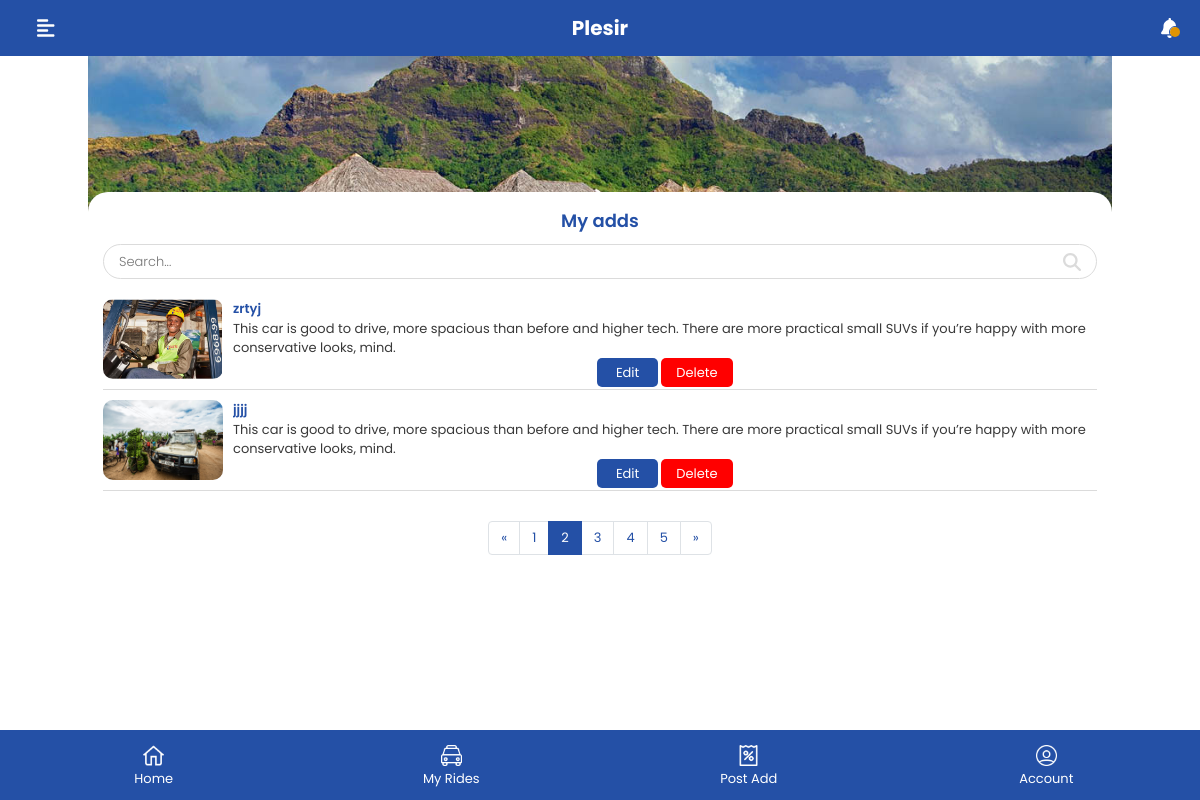
Page /myadds.php (signed in) on the committed database.
### tables this page shows
CREATE TABLE `addverts` (
  `Add_id` varchar(100) NOT NULL,
  `branda_Name` varchar(1000) NOT NULL,
  `No_passangers` varchar(100) NOT NULL,
  `Self_drive` varchar(100) NOT NULL,
  `email` varchar(100) NOT NULL,
  `date_rec` text NOT NULL,
  `image` text NOT NULL,
  `price` varchar(100) NOT NULL,
  `location` varchar(1000) NOT NULL,
  `Description` text NOT NULL
);

### configs/functions.php (called while the page is built, shortened)
<?php
  function get_image($Add_id){
	require "database.php";
    $sumAmount ="SELECT path FROM display WHERE Add_id = '$Add_id' LIMIT 1";
    $result = $mysqli->query($sumAmount) or die ($mysqli->error.__LINE__);
    $row = mysqli_fetch_assoc($result);
   return $row['path'];
  }
    ?>

### myadds.php (the view, shortened to what this page needs)
<?php include('configs/functions.php');?>
<?php include('includes/header.php');?>
<?php include('includes/navbar.php');?>
  <div id="content">
    <div class="content-wrap page-news-list">
      <div class="subsite-banner">
        <img src="images/subsite-banner-5.jpg">
      </div>
      <div class="subsite subsite-with-banner">
        <div class="row">
          <div class="col-md-12">
            <div class="subsite-heading">
              My adds
            </div>
          </div>
        </div>
        <div class="row">
          <div class="col-md-12">
            <div class="search-form search-content">
              <div class="search-wrapper ">
                <input id="search" placeholder="Search...">
                <button class="ssubmit" type="submit" name="search_submit"><i class="fas fa-search"></i></button>
              </div>
            </div>
          </div>
        </div>
        <?php
                        $sql = "SELECT * FROM addverts WHERE email = '{$_SESSION['login']}'";
                        $result = $mysqli->query($sql);
                        if($result->num_rows > 0){
                        while($row = $result->fetch_array()){
                            ?>
        <div class="row news-row">
          <div class="col-md-12">
            <div class="news-card">
              <div class="nc-top">
                <div class="nc-left">
                  <div class="ncl-image">
                    <img src="<?php echo get_image($row['Add_id']);?>" alt="image">
                  </div>
                </div>
                <div class="nc-right">
                  <div class="ncr-row-a">
                    <?php echo $row['branda_Name']?>
                  </div>
                  <div class="ncr-row-b">
                    <?php echo $row['Description'];?>
                  </div>
                </div>
                <div class="row field-row setting-submit">
                  <div class="col">
                    <div class="button">
                      <button type="submit" name = "post_add" class="theme-button">&nbsp;Edit&nbsp;</button>
                      <a href="index" class="theme-button" style="background-color:red;">Delete</a>
                    </div>
                  </div>
                </div>
              </div>
            </div>
          </div>
        </div>
       <?php }}else{ echo 'You don\' have any addverts running';} ?>
        <div class="row car-row pagination-row">
          <div class="col-md-12">
            <nav aria-label="Page navigation example">
              <ul class="pagination justify-content-center">
                <li class="page-item">
                  <a class="page-link" href="#" aria-label="Previous">
                    <span aria-hidden="true">&laquo;</span>
                  </a>
                </li>
                <li class="page-item"><a class="page-link" href="#">1</a></li>
                <li class="page-item active"><a class="page-link" href="#">2</a></li>
                <li class="page-item"><a class="page-link" href="#">3</a></li>
                <li class="page-item"><a class="page-link" href="#">4</a></li>
                <li class="page-item"><a class="page-link" href="#">5</a></li>
                <li class="page-item">
                  <a class="page-link" href="#" aria-label="Next">
                    <span aria-hidden="true">&raquo;</span>
                  </a>
                </li>
              </ul>
            </nav>
          </div>
        </div>
      </div>
    </div>
  </div>
  <?php include('includes/bootomnav.php');?>
<?php include('includes/footer.php')?>

### css/theme.css (style rules this page uses)
body { font-family: 'Poppins', sans-serif; background: #ffffff; font-size: 13px; color: #393939; }
button, input, optgroup, select, textarea { font-family: 'Poppins', sans-serif; }
body a, body a:hover { color: #393939; text-decoration: none; }
.button { text-align: center; }
img { max-width: 100%; max-height: 100%; }
.theme-button { background-color: #2450a6; padding: 5px 15px; color: #fff; cursor: pointer; -webkit-border-radius: 5px; -moz-border-radius: 5px; border-radius: 5px; display: inline-block; border: 0px solid #333; line-height: 1.5; }
.content-wrap { max-width: 100%; margin: 0 auto; min-height: calc(100vh - 56px - 70px); background-color: #ffffff; overflow: hidden; }
#content { width: 100%; min-height: calc(100vh - 56px); transition: all 0.3s; padding: 56px 0px 70px; right: 0; }
.subsite { padding: 20px 15px; min-height: calc( 100vh - 56px - 70px); -webkit-border-radius: 20px; -moz-border-radius: 20px; border-radius: 20px; z-index: 2; position: relative; background-color: #fff; }
.subsite-with-banner { margin-top: -20px; padding: 15px 15px 20px; min-height: calc( 100vh - 56px - 70px - 156px ); }
.subsite-banner { position: relative; height: 156px; overflow: hidden; }
.subsite-banner img { width: 100%; }
@media only screen and (min-width: 430px) { .subsite-banner img { max-height: 999999999px; } }
.subsite-heading { text-align: center; color: #2450a6; font-size: 18px; width: 100%; font-weight: 600; padding-top: 0px; }
.field-row { margin-bottom: 15px !important; }
.pagination { margin-top: 20px; }
.pagination .page-link { color: #2450a6; }
.pagination .page-item.active .page-link { background-color: #2450a6; border-color: #2450a6; }
.search-wrapper { margin: 0; padding: 10px 10px; color: #303030; position: relative; }
.search-wrapper input#search { display: block; font-weight: 300; width: 100%; height: 35px; margin: 0; -webkit-box-sizing: border-box; box-sizing: border-box; padding: 0 45px 0 15px; border: 0; border: 0px solid #ffffff; -webkit-border-radius: 90px; -moz-border-radius: 90px; border-radius: 90px; background: #ffffff; }
.search-wrapper button.ssubmit { border: 0px solid #ffffff; background-color: transparent; position: absolute; top: 18px; right: 18px; font-size: 18px; }
.search-form.search-content { margin: 10px 0px 20px; font-size: 13px; }
.search-form.search-content .search-wrapper { padding: 0px 0px; }
.search-form.search-content .search-wrapper input#search { border: 1px solid #dbdbdb; }
.search-form.search-content .search-wrapper button.ssubmit { top: 8px; right: 10px; color: #dbdbdb; }
#content { max-width: 1024px; margin: 0 auto; background-color: #f4f4f4; }
.news-card { margin-bottom: 10px; border-bottom: 1px solid #dbdbdb; }
.news-card .nc-top { position: relative; padding: 0px 0px 0px 130px; min-height: 90px; }
.news-card .nc-top .nc-left { border-radius: 10px; overflow: hidden; width: 120px; height: 80px; position: absolute; left: 0px; top: 0px; }
.news-card .nc-top .nc-left .ncl-image { height: 100%; width: 100%; }
.news-card .nc-top .nc-right .ncr-row-a { display: -webkit-box; max-width: 100%; -webkit-line-clamp: 2; -webkit-box-orient: vertical; overflow: hidden; text-overflow: ellipsis; font-weight: 600; color: #2450a6; }
.news-card .nc-top .nc-right .ncr-row-b { display: -webkit-box; max-width: 100%; -webkit-line-clamp: 2; -webkit-box-orient: vertical; overflow: hidden; text-overflow: ellipsis; }

### rows in the picture
addverts: shows a picture, branda_Name "zrtyj", Description "This car is good to drive, more spacious than before and higher tech. There are more practical small SUVs if you’re happy with more conservative looks, mind."
addverts: shows a picture, branda_Name "jjjj", Description "This car is good to drive, more spacious than before and higher tech. There are more practical small SUVs if you’re happy with more conservative looks, mind."
